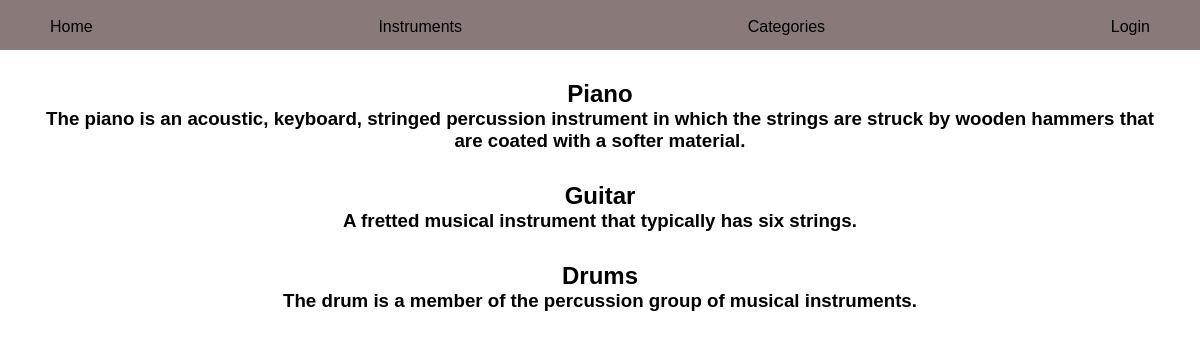
Page /categories/ on the committed database.
### instruments/models.py (models this page shows, shortened)
class Category(models.Model):
    name = models.CharField(max_length=30)
    description = models.TextField(max_length=200)
    class Meta:
        verbose_name = 'Categorie'

### instruments/views.py (the view)
# urls.py: path('categories/', CategoryList.as_view(), name='categories'),
class CategoryList( ListView):
 model = Category
 context_object_name = 'categories'
 template_name = 'categories/categories.html'

### instruments/templates/categories/categories.html (shortened to what this page needs)
{% extends 'base/main.html' %} {% block content %}
<div class="instrumentsContainer">
  <div class="instrument">
    {% for category in categories %}
    <h2>{{category.name}}</h2>
    <h3>{{category.description}}</h3>
    {% endfor %}
  </div>
</div>
{% endblock content %}

### base/static/base/style.css (style rules this page uses)
* { margin: 0; padding: 0; box-sizing: border-box; font-family: Arial, Helvetica, sans-serif; }
html, body { max-width: 100%; overflow-x: hidden; }
.instrumentsContainer { display: flex; flex-direction: row; flex-wrap: wrap; padding: 30px; margin-bottom: 100px; }
.instrument { flex: 1 20%; text-align: center; }

### rows in the picture
Category: name "Piano", description "The piano is an acoustic, keyboard, stringed percussion instrument in which the strings are struck by wooden hammers that are coated with a softer material."
Category: name "Guitar", description "A fretted musical instrument that typically has six strings."
Category: name "Drums", description "The drum is a member of the percussion group of musical instruments."
